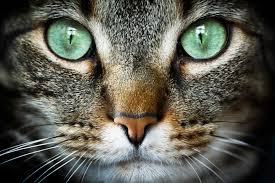
#> input picture image-sketcher/images/cat2.jpg, 275 x 183 px, given in place of the camera
$ python masking.py
#> lines starting #> are read from the running program, lines starting #| are printed output that depends on the picture; after the words box and inside, x2 and y2 are one past the last pixel; in counts of white or black regions, pixels touching at a corner belong together
import cv2

cap = cv2.VideoCapture(0)

# history=10000, varThreshold=40
object_detector = cv2.createBackgroundSubtractorMOG2()

fourcc = cv2.VideoWriter_fourcc(*'XVID')
out_org = cv2.VideoWriter('out_org.avi', fourcc, 20.0, (int(cap.get(3)), int(cap.get(4))))
out_spec = cv2.VideoWriter('out_spec.avi', fourcc, 20.0, (int(cap.get(3)), int(cap.get(4))))

while True:
    ret, frame = cap.read()
#> frame is the input picture: shape (183, 275, 3); mean B, G, R 80.1, 90, 90.7
    height, width, _ = frame.shape
#> height = 183; width = 275
    focus = frame[340:600, 500:700]
#> focus = empty array
    spec = frame
    # Object detection
    motion = False
    mask = object_detector.apply(frame)
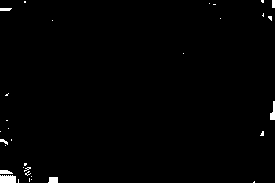
#> mask: shape (183, 275); values 127 (black) and 255 (white), 0.94% white; 32 white regions (25 under 20 px), largest, box (x1, y1, x2, y2) and area: (0, 175, 16, 183) 119, (270, 101, 275, 120) 60, (48, 177, 58, 183) 55
    _, mask = cv2.threshold(mask, 254, 255, cv2.THRESH_BINARY)  # clean mask of grey pixels
#> mask: shape (183, 275); 0.94% white; 32 white regions (25 under 20 px)
    contours, _ = cv2.findContours(mask, cv2.RETR_TREE, cv2.CHAIN_APPROX_SIMPLE)
#> contours = 33 contours, 28 with area under 20; largest, box (x1, y1, x2, y2) and area: (0, 175, 16, 183) 96, (48, 177, 58, 183) 40, (270, 101, 275, 120) 38, (0, 170, 13, 174) 28, (0, 8, 12, 11) 20
    for cnt in contours:
        # Calculate area and remove small elements
        area = cv2.contourArea(cnt)

        if area > 500:
            motion = True
            x, y, w, h = cv2.boundingRect(cnt)
            cv2.rectangle(spec, (x, y), (x + w, y + h), (255, 0, 0), 2)
            cv2.drawContours(spec, [cnt], -1, (0, 255, 0), 1)
#> this loop made 33 passes
#> area on passes 5, 7, 9, 21: 40.5, 96.5, 28.5, 38
#> (cnt, area) on pass 28: ([[0, 8], [0, 10], [9, 10], [11, 8]], 20)

    if motion:
        out_spec.write(spec)
    out_org.write(frame)

    cv2.imshow("frame", frame)
    cv2.imshow("focus", focus)
    cv2.imshow("mask", mask)
    if cv2.waitKey(1) == ord('q'):
#> (key q is pressed here)
        break

cap.release()
out_org.release()
out_spec.release()
cv2.destroyAllWindows()
